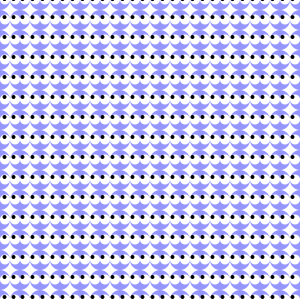
Frame 1 (no input)
Frame 60 (the mouse pressed at the canvas centre just before this capture): identical to frame 1, image omitted
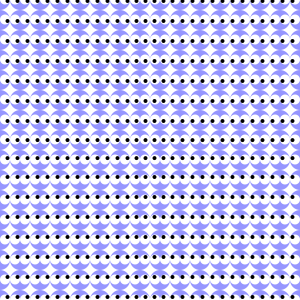
Frame 120 (the mouse held since frame 60 and released just before this capture)

The Processing sketch that drew these frames (run headless with seeded random() and noise(); from frame 60 on, the mouse is pressed at the canvas centre):

// Processing sketch: processing_165481
// ── processing_165481.pde

Creature[]phil = new Creature[200];

void setup () {
  size(300, 300);
  for (int f = 0; f <100; f++) {
    phil[f] = new Creature ();
  }
}



void draw () {
  background(255);

  for (int i = 0; i <100; i++) {
    for (int j = 0; j<100; j++) { 
      phil[i].prime(j*20, i*20, .5);
      phil[i].update();
    }
  }
}
class Creature {

  float bigness;
  float xPos;
  float yPos;
  float rightEye;
  float leftEye;
  float eyeHeight;
  float eyeLerp;
  float eyeLerp2;
  float eyeLerp3;
  float pupil;
  float pupil2;
  float pupilHeight;

  void prime(float _xPos, float _yPos, float _bigness) {
    xPos = _xPos;
    yPos = _yPos;
    bigness = _bigness;
    rightEye = xPos-bigness*10;
    leftEye = xPos+bigness*10;
    eyeHeight =yPos-bigness*2;
    pupil = constrain(mouseX, rightEye-(bigness*50), rightEye+(bigness*50));
    pupil2 = constrain(mouseX, leftEye-(bigness*50), leftEye+(bigness*50));
    pupilHeight = constrain(mouseY, eyeHeight-(bigness*40), eyeHeight+(bigness*40));
    eyeLerp = lerp(rightEye, pupil, .1);
    eyeLerp2 = lerp(leftEye, pupil2, .1);
    eyeLerp3 = lerp(eyeHeight, pupilHeight, .1);
  }

  void update() {
    noStroke();
    fill(150, 150, 255);
    //body
    ellipse(xPos, yPos, bigness*40, bigness*40);
    //eyes
    fill(255); //white eyes
    ellipse(xPos-(bigness*10), yPos-(bigness*1), bigness*20, bigness*20); 
    ellipse(xPos+(bigness*10), yPos-(bigness*1), bigness*20, bigness*20);
    fill(0); //pupils
    ellipse(eyeLerp, eyeLerp3, bigness*8, bigness*8); 
    ellipse(eyeLerp2, eyeLerp3, bigness*8, bigness*8);
  }
}
